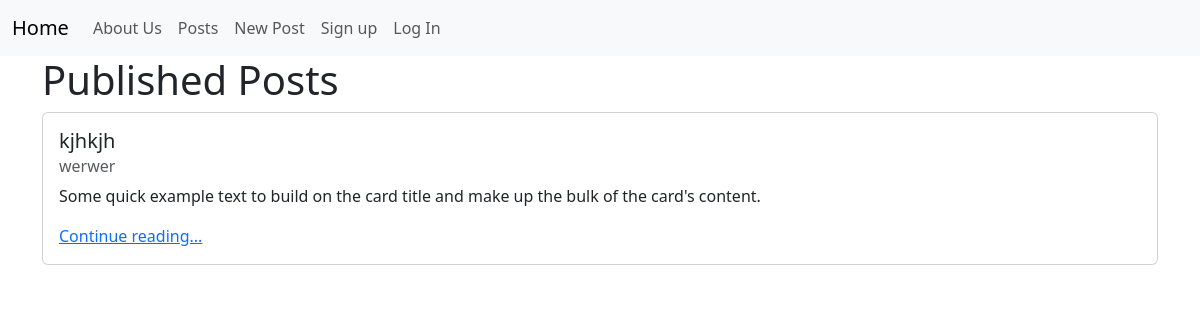
The app's page /posts/, older data.
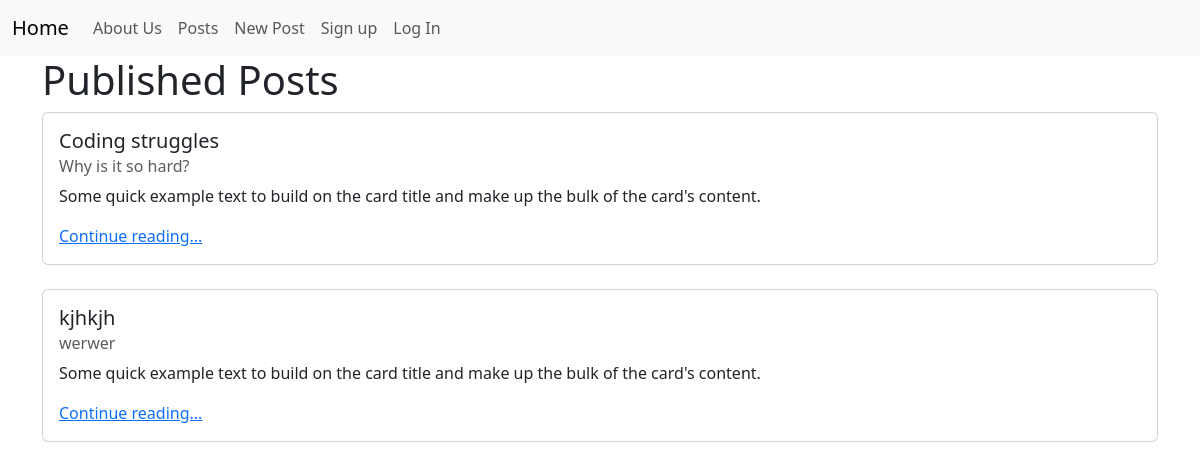
The same page, newer data.
### posts/models.py (models this page shows, shortened)
class Status(models.Model):
    name = models.CharField(max_length=128)
    description = models.CharField(max_length=256)

class Post(models.Model):
    title = models.CharField(max_length=128)
    subtitle = models.CharField(max_length=256)
    body = models.TextField()
    author = models.ForeignKey(
        get_user_model(),
        on_delete=models.CASCADE
    )
    status = models.ForeignKey(
        Status,
        on_delete=models.CASCADE
    )
    created_on = models.DateTimeField(auto_now_add=True)

### posts/views.py (the view)
# urls.py: path("", views.PostListView.as_view(), name="list"),
class PostListView(ListView):
    template_name = "posts/list.html"
    model = Post
    def get_context_data(self, **kwargs):
        context = super().get_context_data(**kwargs)
        published_status = Status.objects.get(name="published")
        context["post_list"] = (
            Post.objects
            .filter(status=published_status)
            .order_by("created_on").reverse()
        )
        context ["title"] = "Published"
        return context

### templates/posts/list.html (shortened to what this page needs)
{% extends 'base.html' %}
{% block content %}
<h1>{{ title }} Posts</h1>
{% for post in post_list %}
<div class="card">
    <div class="card-body">
      <h5 class="card-title">{{ post.title }}</h5>
      <h6 class="card-subtitle mb-2 text-body-secondary">{{ post.subtitle }}</h6>
      <p class="card-text">Some quick example text to build on the card title and make up the bulk of the card's content.</p>
      <a href="{% url 'detail' post.id %}" class="card-link">Continue reading...</a>
    </div>
  </div>
  <br />
  {% endfor %}
  {% endblock content %}

### templates/base.html (shortened to what this page needs)
<!DOCTYPE html>
<html lang="en">
<head>
    <link href="https://cdn.jsdelivr.net/npm/bootstrap@5.3.3/dist/css/bootstrap.min.css" rel="stylesheet">
</head>
<body>
    <nav class="navbar navbar-expand-lg bg-body-tertiary">
        <div class="container-fluid">
          <a class="navbar-brand" href="{% url 'home' %}">Home</a>
          <div class="collapse navbar-collapse" id="navbarNavAltMarkup">
          <div class="navbar-nav">
              <a class="nav-link" href="{% url 'about_page' %}">About Us</a>
              <a class="nav-link" href="{% url 'list' %}">Posts</a>
              <a class="nav-link" href="{% url 'new' %}">New Post</a>
              <a class="nav-link" href="{% url 'signup' %}">Sign up</a>
              {% if user.is_authenticated %}
                  <a class="nav-link" href="{% url 'drafts' %}">Drafts</a>
                  <form method="POST" action="{% url 'logout' %}">
                      {% csrf_token %}
                      <input type="submit" class="nav-link" value="Log Out">
                  </form>
              {% else %}
                  <a class="nav-link" href="{% url 'login' %}">Log In</a>
              {% endif %}
          </div>
          </div>
        </div>
      </nav>
      <div class="container">
        {% block content %}{% endblock content %}
      </div>
</body>
</html>

Row changes from the older to the newer data that the page shows:
added Post: title "Coding struggles", subtitle "Why is it so hard?"
